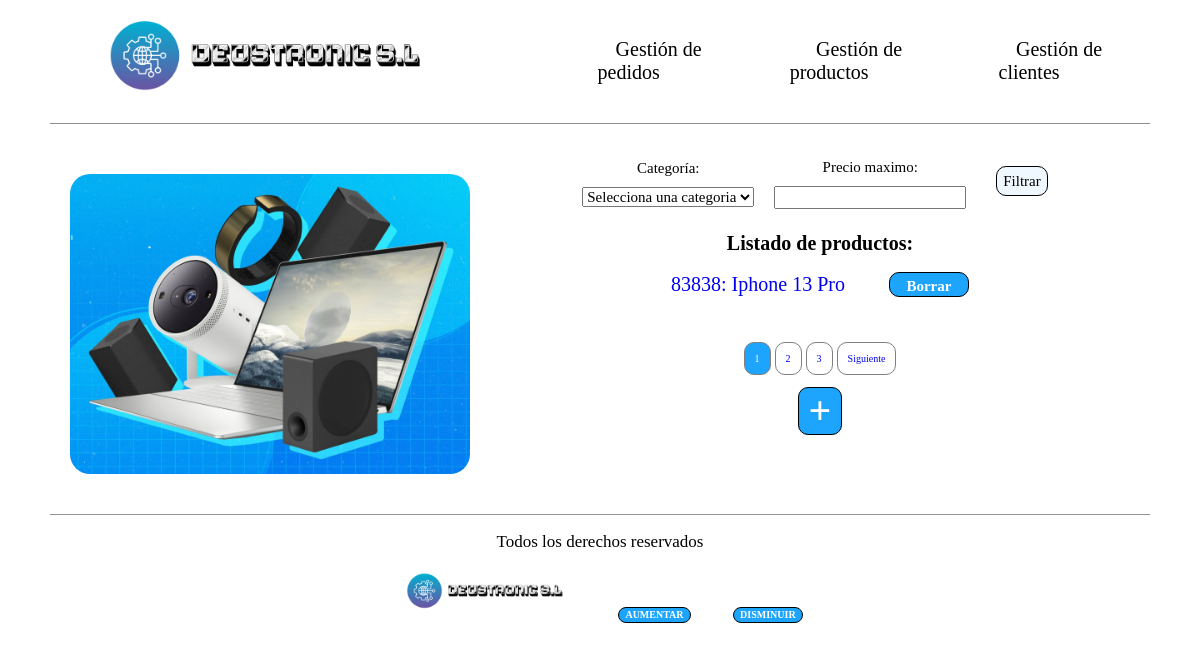
Page /deustronic/producto/ on the committed database.
### empresaDjango/models.py (models this page shows, shortened)
class Producto(models.Model):
    categoria = models.ForeignKey(Categoria, on_delete=models.CASCADE)
    cod_producto = models.CharField(max_length=10, unique=True)
    nombre_producto = models.CharField(max_length=50)
    descripcion = models.CharField(max_length=50)
    precio_unidad = models.IntegerField()
    modelo = models.CharField(max_length=50)

### empresaDjango/views.py (the view)
# urls.py: path('producto/', views.index_productoListView.as_view(), name='index_pro'),
class index_productoListView(ListView):
    model = Producto
    formulario = ProductoForm
    template_name = 'index_producto.html'
    context_object_name = 'listado_productos'
    paginate_by = 1
    def get_queryset(self):
        productos = Producto.objects.all()
        self.formulario = FiltrarForm(self.request.GET)
        if self.formulario.is_valid():
            id_categoria = self.formulario.cleaned_data.get('categoria')
            max_precio = self.formulario.cleaned_data.get('max_precio')
            if id_categoria:
                productos = productos.filter(categoria_id=id_categoria)
            if max_precio is not None:
                productos = productos.filter(precio_unidad__lt=max_precio)
        return productos
    def get_context_data(self, **kwargs):
        context = super().get_context_data(**kwargs)
        context['formulario'] = self.formulario
        return context

### empresaDjango/forms.py
class FiltrarForm(forms.Form):
    categoria = forms.ModelChoiceField(queryset=Categoria.objects.all(), empty_label="Selecciona una categoria",
                                       required=False, label='Categoría')
    max_precio = forms.IntegerField(label='Precio maximo', min_value=0, required=False)

### empresaDjango/models.py (called while the page is built)
    def __str__(self):
        return f"nombre={self.nombre_categoria}"

### empresaDjango/templates/index_producto.html (shortened to what this page needs)
{% extends 'base.html' %}
{% load static %}
{% block contenido %}
    <div class="contenedor-principal-index">
        <div class="parte-izquierda">
            <img src="{% static 'images/productos.webp' %}" alt="Foto con diferentes productos tecnológicos"/>
        </div>
        <div class="parte-derecha">
             <form class="formularios_contenido formulario-filtrar" action="{% url 'index_pro' %}" method="get">
            {{ formulario.as_ul }}
            <input class="boton_filtrar boton" type="submit" value="Filtrar">
                </form>
            <h1>Listado de productos:</h1>
            <table class="listados">
                {% for pr in listado_productos %}
                    <tr>
                        <td>
                            <a href="{% url 'detail_pro' pr.cod_producto %}">
                                {{ pr.cod_producto }}: {{ pr.nombre_producto }} {{ pr.modelo }}
                            </a>
                        </td>
                        <td><div class="boton_borrar boton"><a href="{% url 'borrar_producto' pr.cod_producto %}"> Borrar </a></div></td>
                    </tr>
                {% endfor %}
            </table>
                {% if is_paginated %}
                    <div class="contenedor-paginacion">
                        <ul class="paginacion">
                            {% for pagina in paginator.page_range %}
                                {% if page_obj.number == pagina %}
                                    <li class="pagina pagina-actual">
                                        <a href="?{{ request.GET.urlencode }}&page={{ pagina }}">{{ pagina }}</a>
                                    </li>
                                {% else %}
                                    <li class="pagina">
                                        <a href="?{{ request.GET.urlencode }}&page={{ pagina }}">{{ pagina }}</a>
                                    </li>
                                {% endif %}
                            {% endfor %}
                            {% if page_obj.has_next %}
                                <li class="pagina">
                                    <a href="?{{ request.GET.urlencode }}&page={{ page_obj.next_page_number }}">Siguiente</a>
                                </li>
                            {% endif %}
                        </ul>
                    </div>
                {% endif %}
            <div class="boton_crear boton">
                <a href="{% url 'producto_create' %}"> + </a>
            </div>
        </div>
    </div>
{% endblock %}

### empresaDjango/static/css/styles.css (style rules this page uses)
html { box-sizing: border-box; font-size: 62.5%; background-color: white; }
*, *:before, * after { box-sizing: inherit; }
a { text-decoration: none; }
.boton { background-color: #1DA5FE; transition: background-color 0.3s ease; border: 0.1rem solid black; }
.boton a { color: white; }
.contenedor-principal-index { margin: 2rem 5rem 2rem 5rem; display: grid; height: 35rem; grid-template-columns: 40% 60%; }
.parte-izquierda { display: flex; margin-left: 2rem; margin-top: 3rem; align-items: center; height: 30rem; }
.parte-izquierda img { border-radius: 2rem; width: 40rem; height: 30rem; }
.parte-derecha { display: flex; flex-direction: column; align-items: center; height: 40rem; }
.listados { font-size: 2rem; margin-bottom: 1rem; display: flex; }
.paginacion { display: flex; flex-direction: row; list-style: none; justify-content: center; margin-top: 3rem; padding: 0; }
.pagina { margin: 0.2rem; padding: 1rem; border: 1px solid grey; border-radius: 1rem; }
.pagina-actual { background-color:#1DA5FE; }
.pagina-actual a { color: white; }
.boton_crear { font-size: 4rem; font-weight: bolder; background-color: #1DA5FE; border-radius: 1rem; }
.boton_crear a { color: white; margin-left: 1rem; margin-right: 1rem; }
.boton_borrar { font-weight: bolder; background-color: #1DA5FE; width: 8rem; border-radius: 1rem; margin-left: 4rem; text-align: center; justify-content: center; }
.boton_borrar a { color: white; font-size: 1.5rem; }
.formularios_contenido li { padding-top: 0.5rem; margin: 1rem; list-style: none; display: flex; flex-direction: column; text-align: center; font-size: 1.5rem; }
.formularios_contenido label { padding-bottom: 1rem; }
.formularios_contenido input { text-align: center; }
.formularios_contenido { display: flex; flex-direction: column; align-items: center; }
.formulario-filtrar { display: flex; flex-direction: row; }
.boton_filtrar { margin: 2rem; background-color: aliceblue; font-size: 1.5rem; border-radius: 1rem; height: 3rem; transition: background-color 0.3s ease; }

### rows in the picture
Producto: cod_producto "83838", nombre_producto "Iphone 13", modelo "Pro"

### other values in the picture
{{ pagina }} "1"
{{ pagina }} "2" "3"
